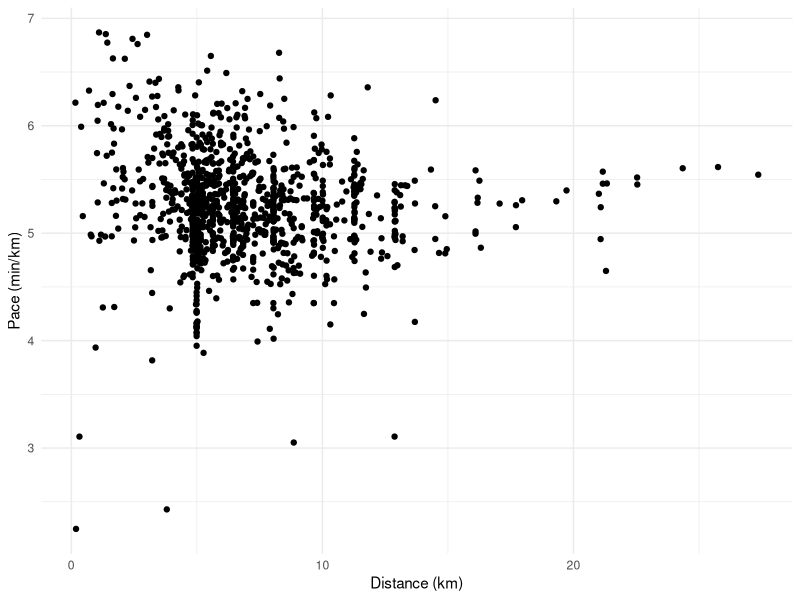
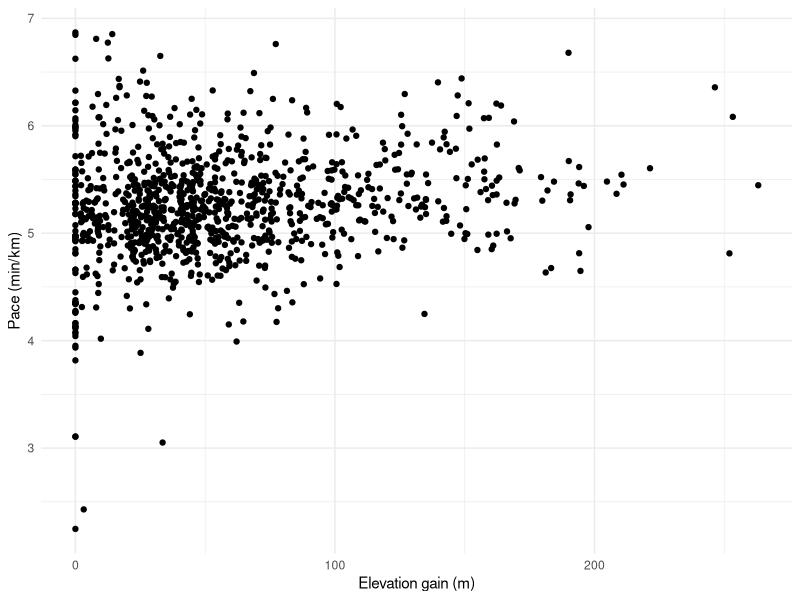
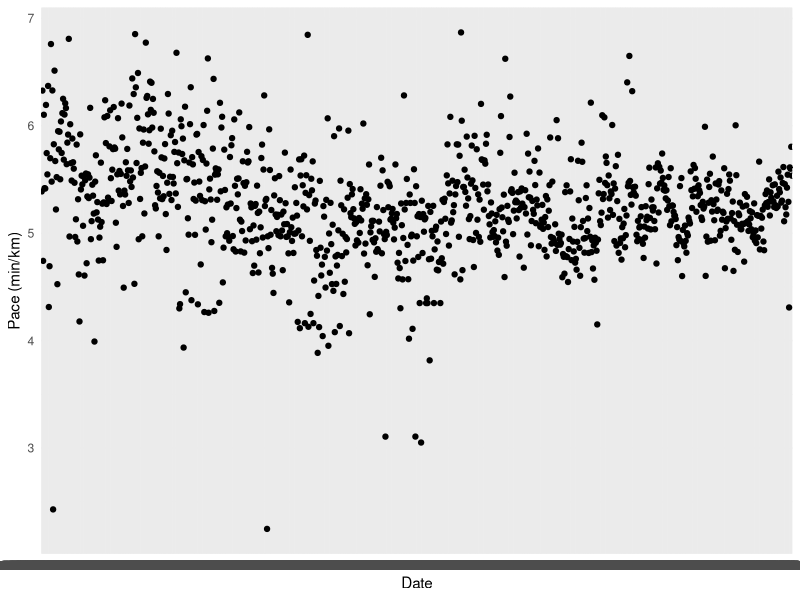
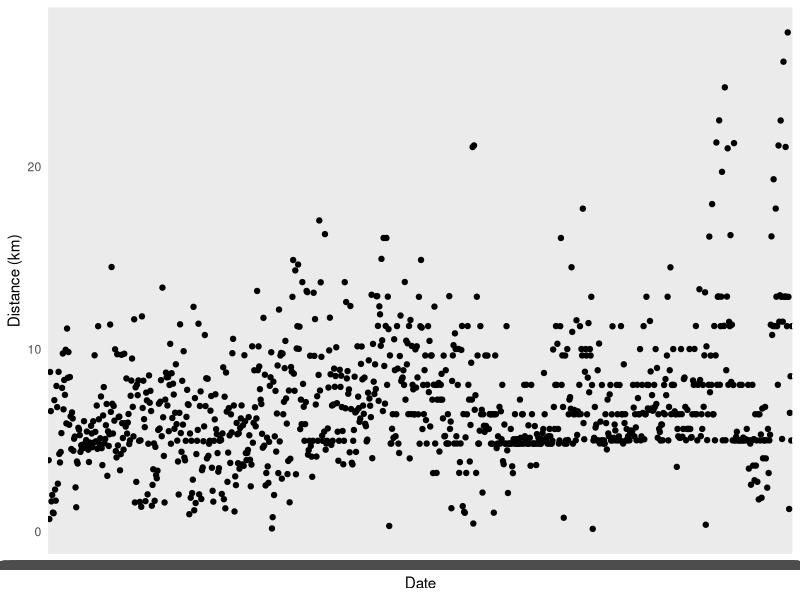
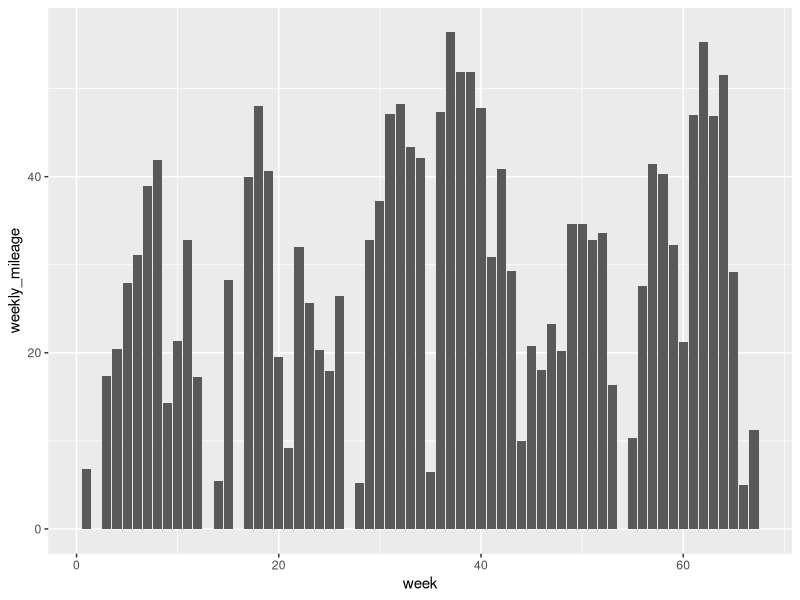
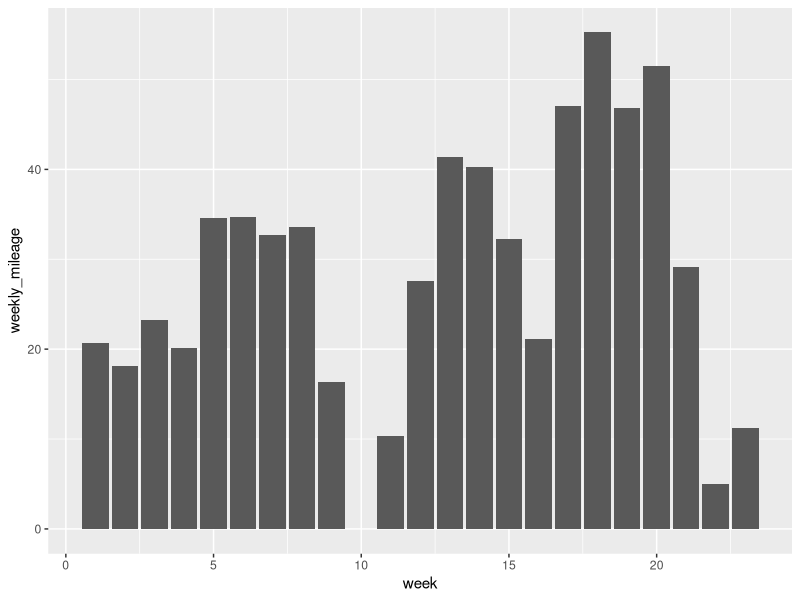

These figures' R source, in order:
library(dplyr)
library(ggplot2)

ellie <- read.csv("data/raw-data.csv") %>%
  select("date", "elevation_gain", "distance_km", "pace_min_km") %>%
  filter(pace_min_km < 7)
# Select runs from 2025/26

ellie_2526 <- ellie %>%
  mutate(date = as.Date(ellie$date)) %>%
  filter(date > as.Date("2025-01-01"))

ellie_weekly_2526 <- ellie_2526 %>% 
  mutate(week = cut.Date(date, breaks = "1 week", labels = FALSE)) %>%
  group_by(week) %>%
  summarize(weekly_mileage = sum(distance_km))

View(ellie_weekly_2526)
#View(ellie)

ellie_weekly_6mo <- ellie %>%
  mutate(date = as.Date(ellie$date)) %>%
  filter(date > as.Date("2025-11-01")) %>% 
  mutate(week = cut.Date(date, breaks = "1 week", labels = FALSE)) %>%
  group_by(week) %>%
  summarize(weekly_mileage = sum(distance_km))

# ============ VISUALIZATION ============
# Distance vs pace
ggplot() +
  geom_point(data = ellie, aes(x = distance_km, y = pace_min_km)) +
  labs(x = "Distance (km)", y = "Pace (min/km)") +
  theme_minimal()
# Elevation gain vs pace
ggplot() +
  geom_point(data = ellie, aes(x = elevation_gain, y = pace_min_km)) +
  labs(x = "Elevation gain (m)", y = "Pace (min/km)") +
  theme_minimal()
# Date vs pace
ggplot() +
  geom_point(data = ellie, aes(x = date, y = pace_min_km)) +
  labs(x = "Date", y = "Pace (min/km)") +
  theme_minimal()
# Date vs distance
ggplot() +
  geom_point(data = ellie, aes(x = date, y = distance_km)) +
  labs(x = "Date", y = "Distance (km)") +
  theme_minimal()
# Weekly mileage since 2025
ggplot() +
  geom_col(data = ellie_weekly_2526, 
           aes(x = week, y = weekly_mileage))
ggplot() +
  geom_col(data = ellie_weekly_6mo, 
           aes(x = week, y = weekly_mileage))
